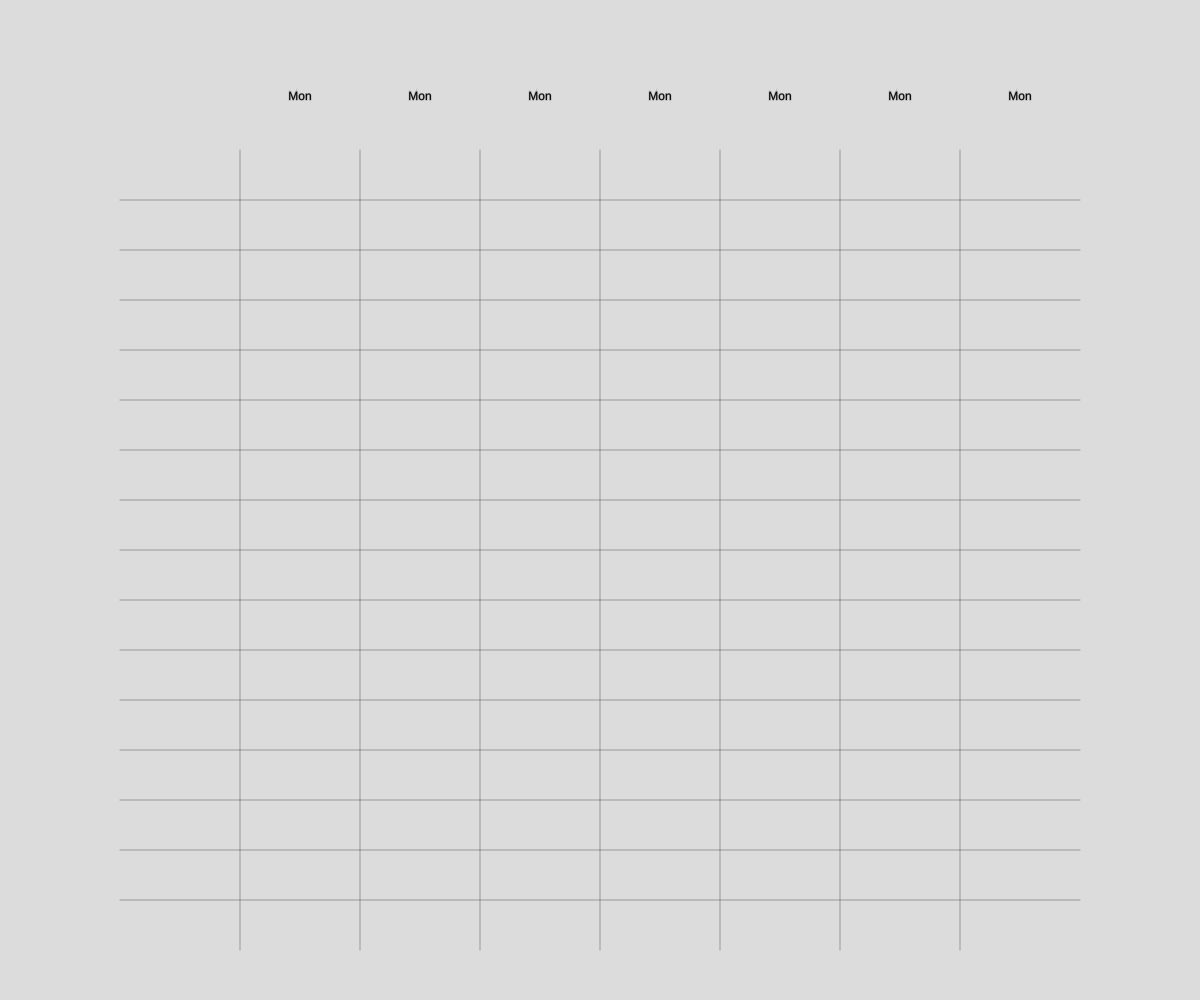
Frame 1 (no input)
Frame 60 (no input): identical to frame 1, image omitted
Frame 120 (the mouse pressed at the canvas centre since frame 60): identical to frame 1, image omitted

The p5.js sketch that drew this single still picture (run headless with seeded random() and noise() and a simulated clock; from frame 60 on, the mouse is pressed at the canvas centre):

// p5.js sketch
// ── sketch.js


function setup() {
  createCanvas(windowWidth, windowHeight);
}

function draw() {
  background(220);

  calenderGrid();


}

function calenderGrid(){
  stroke(50, 100);

  for(let y = 0.2; y < 0.95; y += 0.05){
    line(width*0.1, y*height, width*0.9, y*height);
  }

  for(let x = 0.2; x < 0.8; x += 0.1){
    textAlign(CENTER);
    text("Mon", (x+0.05)*width, height * 0.1)
    line(x*width, height*0.15, x*width, height*0.95);
  }
}

class Easing {
  static easeInSine(x) {
    return 1 - Math.cos((x * Math.PI) / 2);
  }

  static easeOutSine(x) {
    return Math.sin((x * Math.PI) / 2);
  }

  static easeInOutSine(x) {
    return -(Math.cos(Math.PI * x) - 1) / 2;
  }

  static easeInQuad(x) {
    return x * x;
  }

  static easeOutQuad(x) {
    return 1 - (1 - x) * (1 - x);
  }

  static easeInOutQuad(x) {
    return x < 0.5 ? 2 * x * x : 1 - Math.pow(-2 * x + 2, 2) / 2;
  }

  static easeInCubic(x) {
    return x * x * x;
  }

  static easeOutCubic(x) {
    return 1 - Math.pow(1 - x, 3);
  }

  static easeInOutCubic(x) {
    return x < 0.5 ? 4 * x * x * x : 1 - Math.pow(-2 * x + 2, 3) / 2;
  }

  static easeInQuart(x) {
    return x * x * x * x;
  }

  static easeOutQuart(x) {
    return 1 - Math.pow(1 - x, 4);
  }

  static easeInOutQuart(x) {
    return x < 0.5 ? 8 * x * x * x * x : 1 - Math.pow(-2 * x + 2, 4) / 2;
  }

  static easeInQuint(x) {
    return x * x * x * x * x;
  }

  static easeOutQuint(x) {
    return 1 - Math.pow(1 - x, 5);
  }

  static easeInOutQuint(x) {
    return x < 0.5 ? 16 * x * x * x * x * x : 1 - Math.pow(-2 * x + 2, 5) / 2;
  }

  static easeInExpo(x) {
    return x === 0 ? 0 : Math.pow(2, 10 * x - 10);
  }

  static easeOutExpo(x) {
    return x === 1 ? 1 : 1 - Math.pow(2, -10 * x);
  }

  static easeInOutExpo(x) {
    return x === 0 ?
      0 :
      x === 1 ?
      1 :
      x < 0.5 ?
      Math.pow(2, 20 * x - 10) / 2 :
      (2 - Math.pow(2, -20 * x + 10)) / 2;
  }

  static easeInCirc(x) {
    return 1 - Math.sqrt(1 - Math.pow(x, 2));
  }

  static easeOutCirc(x) {
    return Math.sqrt(1 - Math.pow(x - 1, 2));
  }

  static easeInOutCirc(x) {
    return x < 0.5 ?
      (1 - Math.sqrt(1 - Math.pow(2 * x, 2))) / 2 :
      (Math.sqrt(1 - Math.pow(-2 * x + 2, 2)) + 1) / 2;
  }

  static easeOutBack(x) {
    const c1 = 1.70158;
    const c3 = c1 + 1;
    return 1 + c3 * Math.pow(x - 1, 3) + c1 * Math.pow(x - 1, 2);
  }

  static easeInOutBack(x) {
    const c1 = 1.70158;
    const c2 = c1 * 1.525;
    return x < 0.5 ?
      (Math.pow(2 * x, 2) * ((c2 + 1) * 2 * x - c2)) / 2 :
      (Math.pow(2 * x - 2, 2) * ((c2 + 1) * (x * 2 - 2) + c2) + 2) / 2;
  }
}

const colorPalletes = [
  {
    name: "DeepEmeraldGold",
    colors: ["#005e55", "#fff9bf", "#edb50c", "#b8003d", "#5e001f"],
  },
  {
    name: "WarmRainbow",
    colors: ["#01204E", "#028391", "#F6DCAC", "#FAA968", "#F85525"],
  },
  {
    name: "ChocolateAndCream",
    colors: ["#D54751", "#EF9A48", "#FFFCC7", "#4DA394", "#59322B"],
  },
  {
    name: "PopArt",
    colors: ["#241965", "#653993", "#9F4094", "#B73D6E", "#F19406"],
  },
  {
    name: "DeepEmeraldGold",
    colors: ["#F87523", "#FFC31B", "#E7DCC9", "#1DB7B9", "#126D68"],
  },
  {
    name: "GreenPink",
    colors: ["#01B999", "#FAB3B3", "#DC958F", "#A1D8CE", "#F1FAF7"],
  },
  {
    name: "NatureTranquility",
    colors: ["#106A6B", "#07374B", "#CAB381", "#E9E0CE"],
  },
  {
    name: "VibrantHarmony",
    colors: ["#F15946", "#5681CB", "#FAAA2D", "#296647", "#453945"],
  },
  {
    name: "Serenity Bliss",
    colors: ["#FFB4B8", "#EF4B28", "#0A563A", "#FFBC54", "#ECE9E0"],
  }
];
